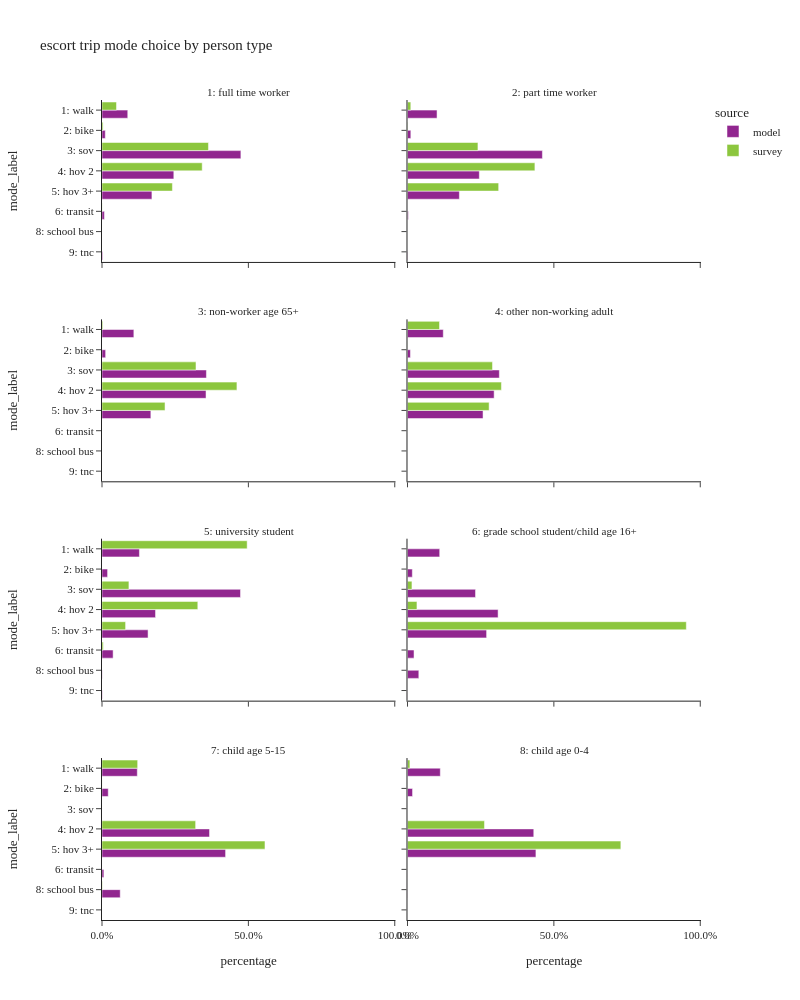

Write notebook code for a chart like this one.
### Code cell
plot_mode_choice(es_trip,"pptyp_label",
                 {"pptyp_label":util.pptyp_cat.values(),
                  "mode_label":util.mode_cat.values()},
                 "person type",
                 2,1000)

### Figure 1 — Plotly figure (JSON) as saved in the notebook; plotly's stock layout.template omitted (floating-point values rounded to 4 significant figures)
{"data": [{"alignmentgroup": "True", "customdata": [[68507], [8746], [369582], [191116], [132839], [6398], [1827]], "hovertemplate": "source=model<br>pptyp_label=1: full time worker<br>percentage=%{x}<br>mode_label=%{y}<br>sample count=%{customdata[0]}<extra></extra>", "legendgroup": "model", "marker": {"color": "#91268F", "pattern": {"shape": ""}}, "name": "model", "offsetgroup": "model", "orientation": "h", "showlegend": true, "textposition": "auto", "type": "bar", "x": [0.08794, 0.01123, 0.4744, 0.2453, 0.1705, 0.008213, 0.002345], "xaxis": "x7", "y": ["1: walk", "2: bike", "3: sov", "4: hov 2", "5: hov 3+", "6: transit", "9: tnc"], "yaxis": "y7"}, {"alignmentgroup": "True", "customdata": [[58], [16], [179], [205], [109], [3]], "hovertemplate": "source=survey<br>pptyp_label=1: full time worker<br>percentage=%{x}<br>mode_label=%{y}<br>sample count=%{customdata[0]}<extra></extra>", "legendgroup": "survey", "marker": {"color": "#8CC63E", "pattern": {"shape": ""}}, "name": "survey", "offsetgroup": "survey", "orientation": "h", "showlegend": true, "textposition": "auto", "type": "bar", "x": [0.04949, 0.003668, 0.3636, 0.3422, 0.2405, 0.0005375], "xaxis": "x7", "y": ["1: walk", "2: bike", "3: sov", "4: hov 2", "5: hov 3+", "6: transit"], "yaxis": "y7"}, {"alignmentgroup": "True", "customdata": [[18001], [2033], [82177], [43758], [31599], [501], [264]], "hovertemplate": "source=model<br>pptyp_label=2: part time worker<br>percentage=%{x}<br>mode_label=%{y}<br>sample count=%{customdata[0]}<extra></extra>", "legendgroup": "model", "marker": {"color": "#91268F", "pattern": {"shape": ""}}, "name": "model", "offsetgroup": "model", "orientation": "h", "showlegend": false, "textposition": "auto", "type": "bar", "x": [0.1009, 0.0114, 0.4608, 0.2454, 0.1772, 0.002809, 0.00148], "xaxis": "x8", "y": ["1: walk", "2: bike", "3: sov", "4: hov 2", "5: hov 3+", "6: transit", "9: tnc"], "yaxis": "y8"}, {"alignmentgroup": "True", "customdata": [[13], [4], [38], [57], [42]], "hovertemplate": "source=survey<br>pptyp_label=2: part time worker<br>percentage=%{x}<br>mode_label=%{y}<br>sample count=%{customdata[0]}<extra></extra>", "legendgroup": "survey", "marker": {"color": "#8CC63E", "pattern": {"shape": ""}}, "name": "survey", "offsetgroup": "survey", "orientation": "h", "showlegend": false, "textposition": "auto", "type": "bar", "x": [0.01129, 0.001455, 0.2406, 0.4352, 0.3114], "xaxis": "x8", "y": ["1: walk", "2: bike", "3: sov", "4: hov 2", "5: hov 3+"], "yaxis": "y8"}, {"alignmentgroup": "True", "customdata": [[10852], [1236], [35575], [35442], [16646]], "hovertemplate": "source=model<br>pptyp_label=3: non-worker age 65+<br>percentage=%{x}<br>mode_label=%{y}<br>sample count=%{customdata[0]}<extra></extra>", "legendgroup": "model", "marker": {"color": "#91268F", "pattern": {"shape": ""}}, "name": "model", "offsetgroup": "model", "orientation": "h", "showlegend": false, "textposition": "auto", "type": "bar", "x": [0.1088, 0.01239, 0.3566, 0.3553, 0.1669], "xaxis": "x5", "y": ["1: walk", "2: bike", "3: sov", "4: hov 2", "5: hov 3+"], "yaxis": "y5"}, {"alignmentgroup": "True", "customdata": [[6], [66], [78], [34]], "hovertemplate": "source=survey<br>pptyp_label=3: non-worker age 65+<br>percentage=%{x}<br>mode_label=%{y}<br>sample count=%{customdata[0]}<extra></extra>", "legendgroup": "survey", "marker": {"color": "#8CC63E", "pattern": {"shape": ""}}, "name": "survey", "offsetgroup": "survey", "orientation": "h", "showlegend": false, "textposition": "auto", "type": "bar", "x": [0.00276, 0.3211, 0.4609, 0.2153], "xaxis": "x5", "y": ["1: walk", "3: sov", "4: hov 2", "5: hov 3+"], "yaxis": "y5"}, {"alignmentgroup": "True", "customdata": [[23797], [1942], [61084], [57625], [50238]], "hovertemplate": "source=model<br>pptyp_label=4: other non-working adult<br>percentage=%{x}<br>mode_label=%{y}<br>sample count=%{customdata[0]}<extra></extra>", "legendgroup": "model", "marker": {"color": "#91268F", "pattern": {"shape": ""}}, "name": "model", "offsetgroup": "model", "orientation": "h", "showlegend": false, "textposition": "auto", "type": "bar", "x": [0.1222, 0.009975, 0.3138, 0.296, 0.258], "xaxis": "x6", "y": ["1: walk", "2: bike", "3: sov", "4: hov 2", "5: hov 3+"], "yaxis": "y6"}, {"alignmentgroup": "True", "customdata": [[31], [2], [66], [96], [60], [1]], "hovertemplate": "source=survey<br>pptyp_label=4: other non-working adult<br>percentage=%{x}<br>mode_label=%{y}<br>sample count=%{customdata[0]}<extra></extra>", "legendgroup": "survey", "marker": {"color": "#8CC63E", "pattern": {"shape": ""}}, "name": "survey", "offsetgroup": "survey", "orientation": "h", "showlegend": false, "textposition": "auto", "type": "bar", "x": [0.1093, 0.0005278, 0.2904, 0.3209, 0.2788, 0.0001418], "xaxis": "x6", "y": ["1: walk", "2: bike", "3: sov", "4: hov 2", "5: hov 3+", "6: transit"], "yaxis": "y6"}, {"alignmentgroup": "True", "customdata": [[2522], [376], [9338], [3609], [3105], [750], [15], [22]], "hovertemplate": "source=model<br>pptyp_label=5: university student<br>percentage=%{x}<br>mode_label=%{y}<br>sample count=%{customdata[0]}<extra></extra>", "legendgroup": "model", "marker": {"color": "#91268F", "pattern": {"shape": ""}}, "name": "model", "offsetgroup": "model", "orientation": "h", "showlegend": false, "textposition": "auto", "type": "bar", "x": [0.1278, 0.01905, 0.4731, 0.1829, 0.1573, 0.038, 0.00076, 0.001115], "xaxis": "x3", "y": ["1: walk", "2: bike", "3: sov", "4: hov 2", "5: hov 3+", "6: transit", "8: school bus", "9: tnc"], "yaxis": "y3"}, {"alignmentgroup": "True", "customdata": [[3], [6], [8], [3], [1]], "hovertemplate": "source=survey<br>pptyp_label=5: university student<br>percentage=%{x}<br>mode_label=%{y}<br>sample count=%{customdata[0]}<extra></extra>", "legendgroup": "survey", "marker": {"color": "#8CC63E", "pattern": {"shape": ""}}, "name": "survey", "offsetgroup": "survey", "orientation": "h", "showlegend": false, "textposition": "auto", "type": "bar", "x": [0.4958, 0.09196, 0.3273, 0.08058, 0.004325], "xaxis": "x3", "y": ["1: walk", "3: sov", "4: hov 2", "5: hov 3+", "6: transit"], "yaxis": "y3"}, {"alignmentgroup": "True", "customdata": [[2263], [339], [4779], [6365], [5558], [459], [796], [8]], "hovertemplate": "source=model<br>pptyp_label=6: grade school student/child age 16+<br>percentage=%{x}<br>mode_label=%{y}<br>sample count=%{customdata[0]}<extra></extra>", "legendgroup": "model", "marker": {"color": "#91268F", "pattern": {"shape": ""}}, "name": "model", "offsetgroup": "model", "orientation": "h", "showlegend": false, "textposition": "auto", "type": "bar", "x": [0.11, 0.01648, 0.2324, 0.3095, 0.2702, 0.02232, 0.0387, 0.000389], "xaxis": "x4", "y": ["1: walk", "2: bike", "3: sov", "4: hov 2", "5: hov 3+", "6: transit", "8: school bus", "9: tnc"], "yaxis": "y4"}, {"alignmentgroup": "True", "customdata": [[3], [7], [7]], "hovertemplate": "source=survey<br>pptyp_label=6: grade school student/child age 16+<br>percentage=%{x}<br>mode_label=%{y}<br>sample count=%{customdata[0]}<extra></extra>", "legendgroup": "survey", "marker": {"color": "#8CC63E", "pattern": {"shape": ""}}, "name": "survey", "offsetgroup": "survey", "orientation": "h", "showlegend": false, "textposition": "auto", "type": "bar", "x": [0.01524, 0.03232, 0.9524], "xaxis": "x4", "y": ["3: sov", "4: hov 2", "5: hov 3+"], "yaxis": "y4"}, {"alignmentgroup": "True", "customdata": [[32446], [5738], [98826], [113580], [1730], [16742]], "hovertemplate": "source=model<br>pptyp_label=7: child age 5-15<br>percentage=%{x}<br>mode_label=%{y}<br>sample count=%{customdata[0]}<extra></extra>", "legendgroup": "model", "marker": {"color": "#91268F", "pattern": {"shape": ""}}, "name": "model", "offsetgroup": "model", "orientation": "h", "showlegend": false, "textposition": "auto", "type": "bar", "x": [0.1206, 0.02133, 0.3673, 0.4221, 0.00643, 0.06222], "xaxis": "x", "y": ["1: walk", "2: bike", "4: hov 2", "5: hov 3+", "6: transit", "8: school bus"], "yaxis": "y"}, {"alignmentgroup": "True", "customdata": [[13], [2], [37], [81], [3]], "hovertemplate": "source=survey<br>pptyp_label=7: child age 5-15<br>percentage=%{x}<br>mode_label=%{y}<br>sample count=%{customdata[0]}<extra></extra>", "legendgroup": "survey", "marker": {"color": "#8CC63E", "pattern": {"shape": ""}}, "name": "survey", "offsetgroup": "survey", "orientation": "h", "showlegend": false, "textposition": "auto", "type": "bar", "x": [0.1218, 0.000322, 0.3198, 0.5567, 0.001314], "xaxis": "x", "y": ["1: walk", "2: bike", "4: hov 2", "5: hov 3+", "8: school bus"], "yaxis": "y"}, {"alignmentgroup": "True", "customdata": [[11750], [1809], [45232], [46001], [9], [58]], "hovertemplate": "source=model<br>pptyp_label=8: child age 0-4<br>percentage=%{x}<br>mode_label=%{y}<br>sample count=%{customdata[0]}<extra></extra>", "legendgroup": "model", "marker": {"color": "#91268F", "pattern": {"shape": ""}}, "name": "model", "offsetgroup": "model", "orientation": "h", "showlegend": false, "textposition": "auto", "type": "bar", "x": [0.1121, 0.01725, 0.4314, 0.4387, 8.583e-05, 0.0005531], "xaxis": "x2", "y": ["1: walk", "2: bike", "4: hov 2", "5: hov 3+", "6: transit", "8: school bus"], "yaxis": "y2"}, {"alignmentgroup": "True", "customdata": [[14], [22], [77]], "hovertemplate": "source=survey<br>pptyp_label=8: child age 0-4<br>percentage=%{x}<br>mode_label=%{y}<br>sample count=%{customdata[0]}<extra></extra>", "legendgroup": "survey", "marker": {"color": "#8CC63E", "pattern": {"shape": ""}}, "name": "survey", "offsetgroup": "survey", "orientation": "h", "showlegend": false, "textposition": "auto", "type": "bar", "x": [0.008223, 0.263, 0.7288], "xaxis": "x2", "y": ["1: walk", "4: hov 2", "5: hov 3+"], "yaxis": "y2"}], "layout": {"annotations": [{"font": {}, "showarrow": false, "text": "7: child age 5-15", "x": 0.245, "xanchor": "center", "xref": "paper", "y": 0.1975, "yanchor": "bottom", "yref": "paper"}, {"font": {}, "showarrow": false, "text": "8: child age 0-4", "x": 0.755, "xanchor": "center", "xref": "paper", "y": 0.1975, "yanchor": "bottom", "yref": "paper"}, {"font": {}, "showarrow": false, "text": "5: university student", "x": 0.245, "xanchor": "center", "xref": "paper", "y": 0.465, "yanchor": "bottom", "yref": "paper"}, {"font": {}, "showarrow": false, "text": "6: grade school student/child age 16+", "x": 0.755, "xanchor": "center", "xref": "paper", "y": 0.465, "yanchor": "bottom", "yref": "paper"}, {"font": {}, "showarrow": false, "text": "3: non-worker age 65+", "x": 0.245, "xanchor": "center", "xref": "paper", "y": 0.7325, "yanchor": "bottom", "yref": "paper"}, {"font": {}, "showarrow": false, "text": "4: other non-working adult", "x": 0.755, "xanchor": "center", "xref": "paper", "y": 0.7325, "yanchor": "bottom", "yref": "paper"}, {"font": {}, "showarrow": false, "text": "1: full time worker", "x": 0.245, "xanchor": "center", "xref": "paper", "y": 1, "yanchor": "bottom", "yref": "paper"}, {"font": {}, "showarrow": false, "text": "2: part time worker", "x": 0.755, "xanchor": "center", "xref": "paper", "y": 1, "yanchor": "bottom", "yref": "paper"}], "barmode": "group", "height": 1000, "legend": {"title": {"text": "source"}, "tracegroupgap": 0}, "title": {"text": "escort trip mode choice by person type"}, "width": 800, "xaxis": {"anchor": "y", "domain": [0, 0.49], "tickformat": ".1%", "title": {"text": "percentage"}}, "xaxis2": {"anchor": "y2", "domain": [0.51, 1], "matches": "x", "tickformat": ".1%", "title": {"text": "percentage"}}, "xaxis3": {"anchor": "y3", "domain": [0, 0.49], "matches": "x", "showticklabels": false, "tickformat": ".1%"}, "xaxis4": {"anchor": "y4", "domain": [0.51, 1], "matches": "x", "showticklabels": false, "tickformat": ".1%"}, "xaxis5": {"anchor": "y5", "domain": [0, 0.49], "matches": "x", "showticklabels": false, "tickformat": ".1%"}, "xaxis6": {"anchor": "y6", "domain": [0.51, 1], "matches": "x", "showticklabels": false, "tickformat": ".1%"}, "xaxis7": {"anchor": "y7", "domain": [0, 0.49], "matches": "x", "showticklabels": false, "tickformat": ".1%"}, "xaxis8": {"anchor": "y8", "domain": [0.51, 1], "matches": "x", "showticklabels": false, "tickformat": ".1%"}, "yaxis": {"anchor": "x", "categoryarray": ["9: tnc", "8: school bus", "6: transit", "5: hov 3+", "4: hov 2", "3: sov", "2: bike", "1: walk"], "categoryorder": "array", "domain": [0, 0.1975], "title": {"text": "mode_label"}}, "yaxis2": {"anchor": "x2", "domain": [0, 0.1975], "matches": "y", "showticklabels": false}, "yaxis3": {"anchor": "x3", "categoryarray": ["9: tnc", "8: school bus", "6: transit", "5: hov 3+", "4: hov 2", "3: sov", "2: bike", "1: walk"], "categoryorder": "array", "domain": [0.2675, 0.465], "matches": "y", "title": {"text": "mode_label"}}, "yaxis4": {"anchor": "x4", "domain": [0.2675, 0.465], "matches": "y", "showticklabels": false}, "yaxis5": {"anchor": "x5", "categoryarray": ["9: tnc", "8: school bus", "6: transit", "5: hov 3+", "4: hov 2", "3: sov", "2: bike", "1: walk"], "categoryorder": "array", "domain": [0.535, 0.7325], "matches": "y", "title": {"text": "mode_label"}}, "yaxis6": {"anchor": "x6", "domain": [0.535, 0.7325], "matches": "y", "showticklabels": false}, "yaxis7": {"anchor": "x7", "categoryarray": ["9: tnc", "8: school bus", "6: transit", "5: hov 3+", "4: hov 2", "3: sov", "2: bike", "1: walk"], "categoryorder": "array", "domain": [0.8025, 1], "matches": "y", "title": {"text": "mode_label"}}, "yaxis8": {"anchor": "x8", "domain": [0.8025, 1], "matches": "y", "showticklabels": false}}}
